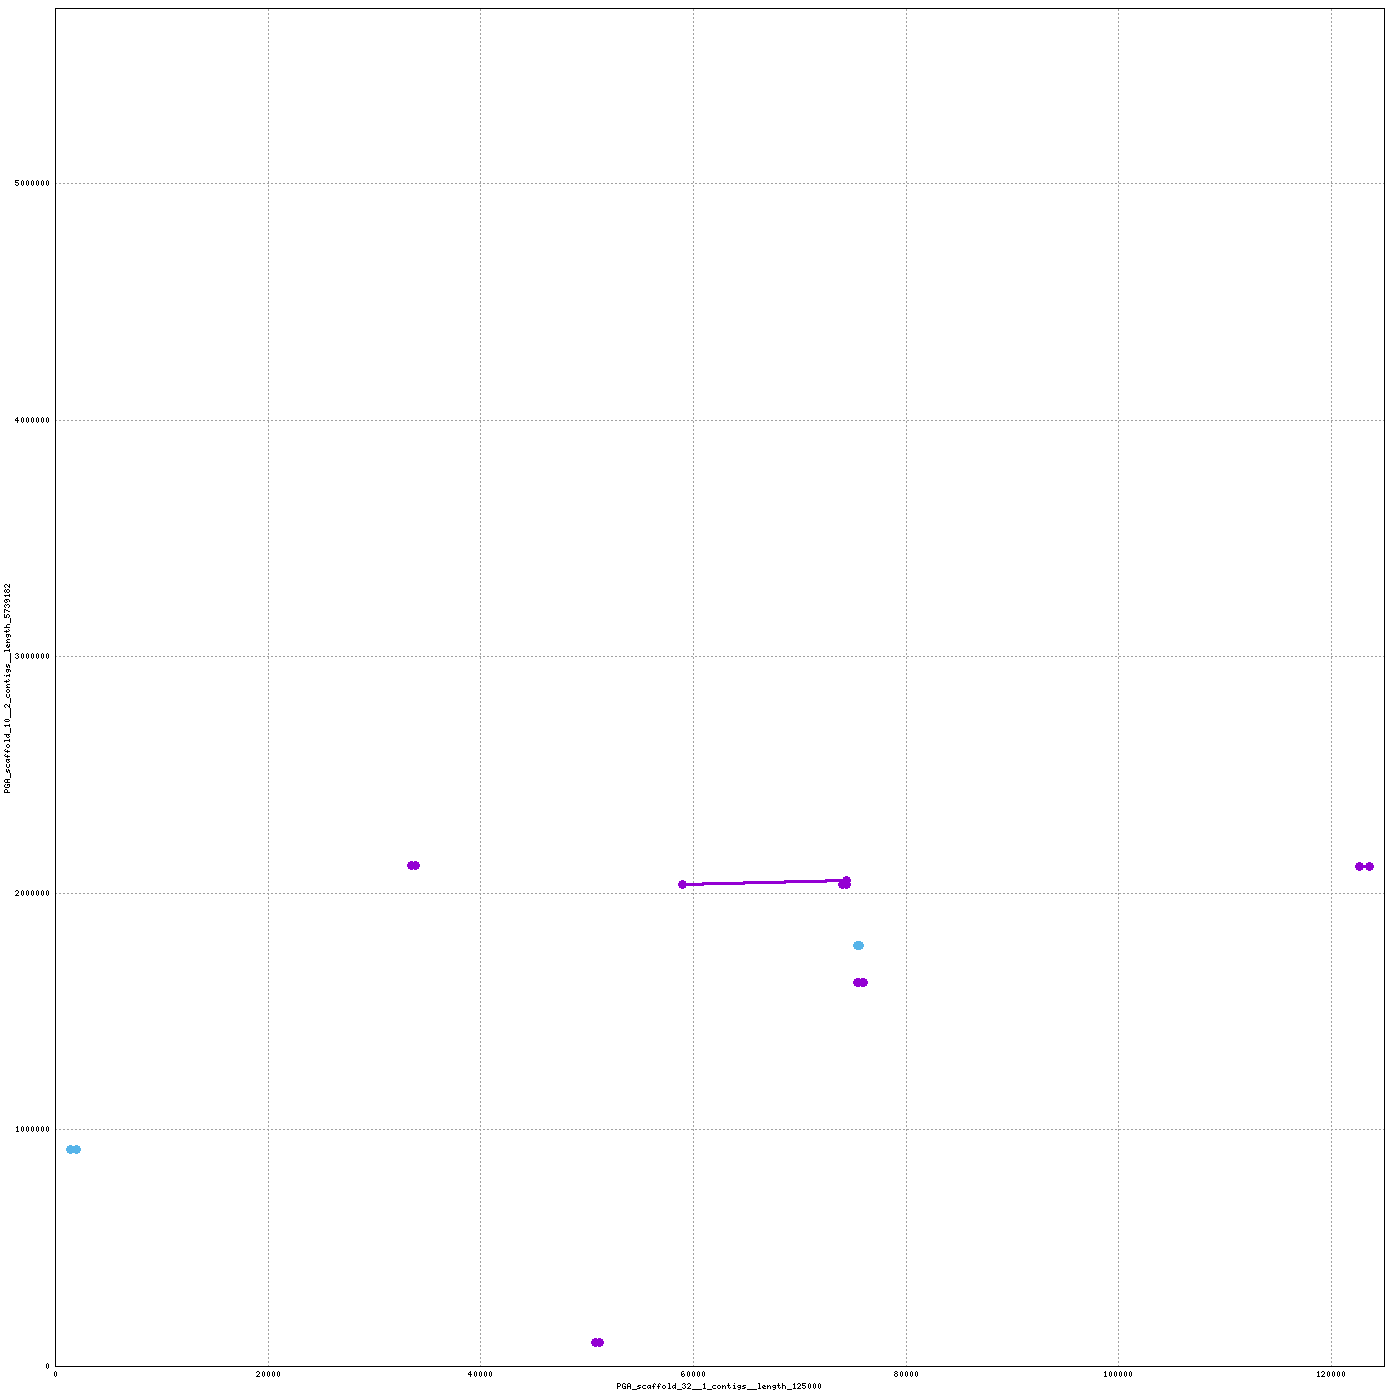

Generate this figure with gnuplot:
set terminal png tiny size 1400,1400
set output "/home/mike/Desktop/scripts/snakes/plot_pairs/hiCversion1.linear/nucmer/nucmer.63.png"
set size 1,1
set grid
unset key
set border 15
set tics scale 0
set xlabel "PGA_scaffold_32__1_contigs__length_125000"
set ylabel "PGA_scaffold_10__2_contigs__length_5739182"
set format "%.0f"
set mouse format "%.0f"
set mouse mouseformat "[%.0f, %.0f]"
if(GPVAL_VERSION < 5) set mouse clipboardformat "[%.0f, %.0f]"
set xrange [1:125000]
set yrange [1:5739182]
set style line 1  lt 1 lw 3 pt 6 ps 1
set style line 2  lt 3 lw 3 pt 6 ps 1
set style line 3  lt 2 lw 3 pt 6 ps 1
plot \
 "/home/mike/Desktop/scripts/snakes/plot_pairs/hiCversion1.linear/nucmer/nucmer.63.fplot" title "FWD" w lp ls 1, \
 "/home/mike/Desktop/scripts/snakes/plot_pairs/hiCversion1.linear/nucmer/nucmer.63.rplot" title "REV" w lp ls 2
